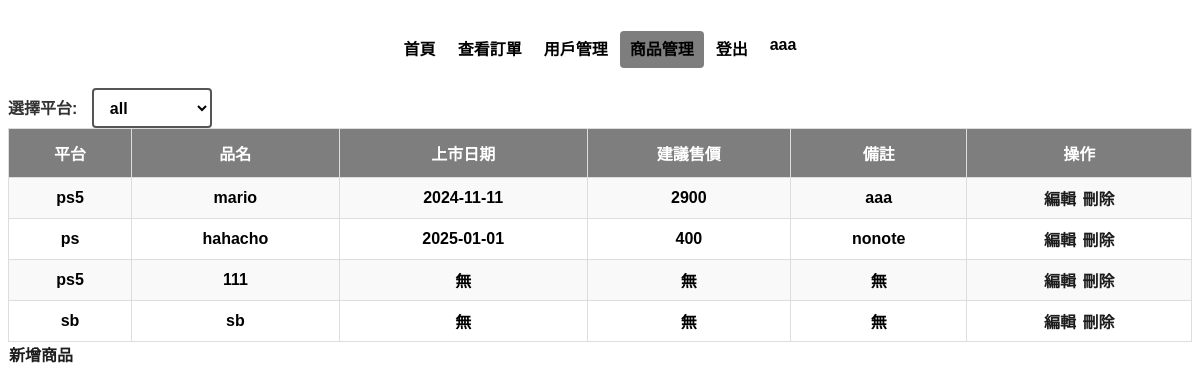
The app's page /op/productManage/ (signed in), older data.
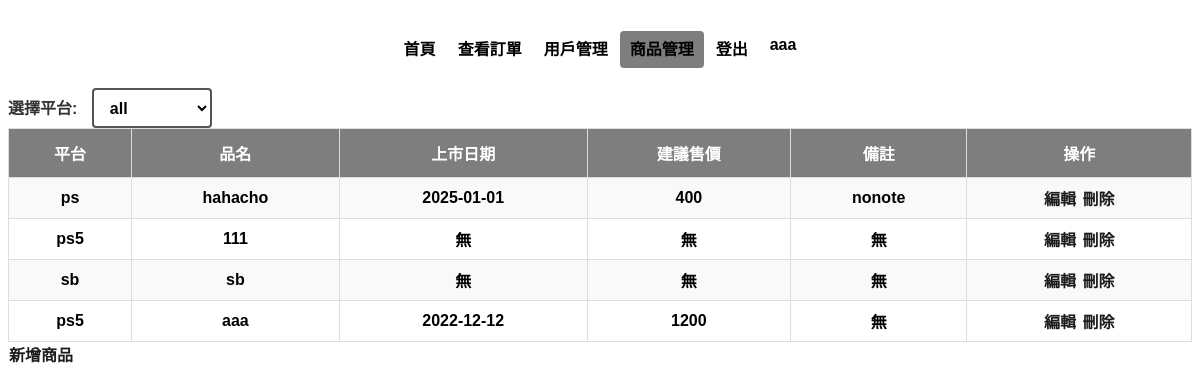
The same page, newer data.
### base/models.py (models this page shows)
class Product(models.Model):
    id = models.AutoField(primary_key=True)
    release_date = models.DateField(blank=True, null=True)
    platform = models.CharField(max_length=10)
    product_name = models.CharField(max_length=50)
    suggested_price = models.DecimalField(max_digits=7, decimal_places=0,blank=True, null=True)
    notes = models.TextField(blank=True, null=True)

### op/views.py (the view)
# urls.py: path("productManage/", ProductView.as_view(), name='productManage'),
class ProductView(LoginRequiredMixin, TemplateView, OpRequiredMixin):
    template_name = 'products.html'
    def get_context_data(self, **kwargs):
        context = super().get_context_data(**kwargs)
        platforms = Product.objects.values_list('platform', flat=True).distinct()
        products = Product.objects.all()
        context['platforms'] = platforms
        context['products'] = products
        return context

### template/products.html (shortened to what this page needs)
{%extends "bases/Base.html"%}
{% load static %}
{%block body%}
<div class="header">
    <header class="d-flex justify-content-center py-3">
        <ul class="nav nav-pills">
            <li class="nav-item"><a href="/op/" class="nav-link" aria-current="page">首頁</a></li>
            <li class="nav-item"><a href="/op/check/" class="nav-link">查看訂單</a></li>
            <li class="nav-item"><a href="/op/userManage/?page=1" class="nav-link">用戶管理</a></li>
            <li class="nav-item"><a href="/op/productManage/" class="nav-link active">商品管理</a></li>
            <li class="nav-item"><a href="/logout/" class="nav-link">登出</a></li>
            <li class="nav-item"><a href="/logout/" class="nav-link">{{ user.username }}</a></li>
        </ul>
    </header>
</div>
<label for="category-select">選擇平台:</label>
<select id="platform-select">
    <option value="all">all</option>
</select>
<table>
    <tr>
        <th>平台</th>
        <th>品名</th>
        <th>上市日期</th>
        <th>建議售價</th>
        <th>備註</th>
        <th>操作</th>
    </tr>
    {%for product in products%}
    <tr class="trs {{product.platform}}">
        <td>{{product.platform}}</td>
        <td>{{product.product_name}}</td>
        <td>{{product.release_date|date:"Y-m-d"|default:"無"}}</td>
        <td>{{product.suggested_price|default:"無"}}</td>
        <td>{{product.notes|default:"無"}}</td>
        <td>
            <a href="edit/?id={{product.id}}">編輯</a>
            <a href="delete/?id={{product.id}}">刪除</a>
        </td>
    </tr>
    {%endfor%}
</table>
<a href="create/">新增商品</a>
{%endblock%}

Row changes from the older to the newer data that the page shows:
removed Product: platform "ps5", product_name "mario", release_date "2024-11-11", suggested_price "2900", notes "aaa"
added Product: platform "ps5", product_name "aaa", release_date "2022-12-12", suggested_price "1200", notes "無"
